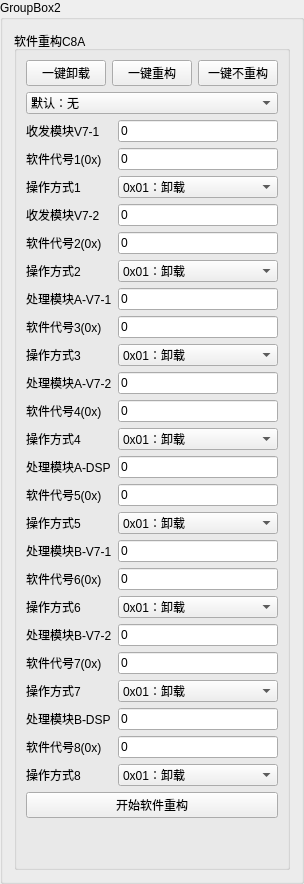
    <widget class="QGroupBox" name="groupBox_11">
     <property name="title">
      <string>GroupBox2</string>
     </property>
     <layout class="QVBoxLayout" name="verticalLayout_10">
      <item>
       <widget class="QGroupBox" name="groupBox_6">
        <property name="title">
         <string>软件重构C8A</string>
        </property>
        <layout class="QVBoxLayout" name="verticalLayout_3">
         <item>
          <layout class="QHBoxLayout" name="horizontalLayout_3">
           <item>
            <widget class="QPushButton" name="pushButton_ykyx">
             <property name="text">
              <string>一键卸载</string>
             </property>
            </widget>
           </item>
           <item>
            <widget class="QPushButton" name="pushButton_yjcg">
             <property name="text">
              <string>一键重构</string>
             </property>
            </widget>
           </item>
           <item>
            <widget class="QPushButton" name="pushButton_yjbcg">
             <property name="text">
              <string>一键不重构</string>
             </property>
            </widget>
           </item>
          </layout>
         </item>
         <item>
          <layout class="QFormLayout" name="formLayout_6">
           <item row="1" column="0">
            <widget class="QLabel" name="label_19">
             <property name="text">
              <string>收发模块V7-1</string>
             </property>
            </widget>
           </item>
           <item row="1" column="1">
            <widget class="QLineEdit" name="lineEdit_xpdh1">
             <property name="text">
              <string>0</string>
             </property>
            </widget>
           </item>
           <item row="2" column="0">
            <widget class="QLabel" name="label_20">
             <property name="text">
              <string>软件代号1(0x)</string>
             </property>
            </widget>
           </item>
           <item row="2" column="1">
            <widget class="QLineEdit" name="lineEdit_rjdh1">
             <property name="text">
              <string>0</string>
             </property>
            </widget>
           </item>
           <item row="3" column="0">
            <widget class="QLabel" name="label_21">
             <property name="text">
              <string>操作方式1</string>
             </property>
            </widget>
           </item>
           <item row="3" column="1">
            <widget class="QComboBox" name="comboBox_czfs1">
             <item>
              <property name="text">
               <string>0x01：卸载</string>
              </property>
             </item>
             <item>
              <property name="text">
               <string>0x02：重构</string>
              </property>
             </item>
             <item>
              <property name="text">
               <string>0x03：不重构</string>
              </property>
             </item>
            </widget>
           </item>
           <item row="4" column="0">
            <widget class="QLabel" name="label_22">
             <property name="text">
              <string>收发模块V7-2</string>
             </property>
            </widget>
           </item>
           <item row="4" column="1">
            <widget class="QLineEdit" name="lineEdit_xpdh2">
             <property name="text">
              <string>0</string>
             </property>
            </widget>
           </item>
           <item row="5" column="0">
            <widget class="QLabel" name="label_23">
             <property name="text">
              <string>软件代号2(0x)</string>
             </property>
            </widget>
           </item>
           <item row="5" column="1">
            <widget class="QLineEdit" name="lineEdit_rjdh2">
             <property name="text">
              <string>0</string>
             </property>
            </widget>
           </item>
           <item row="6" column="0">
            <widget class="QLabel" name="label_24">
             <property name="text">
              <string>操作方式2</string>
             </property>
            </widget>
           </item>
           <item row="6" column="1">
            <widget class="QComboBox" name="comboBox_czfs2">
             <item>
              <property name="text">
               <string>0x01：卸载</string>
              </property>
             </item>
             <item>
              <property name="text">
               <string>0x02：重构</string>
              </property>
             </item>
             <item>
              <property name="text">
               <string>0x03：不重构</string>
              </property>
             </item>
            </widget>
           </item>
           <item row="7" column="0">
            <widget class="QLabel" name="label_25">
             <property name="text">
              <string>处理模块A-V7-1</string>
             </property>
            </widget>
           </item>
           <item row="7" column="1">
            <widget class="QLineEdit" name="lineEdit_xpdh3">
             <property name="text">
              <string>0</string>
             </property>
            </widget>
           </item>
           <item row="8" column="0">
            <widget class="QLabel" name="label_26">
             <property name="text">
              <string>软件代号3(0x)</string>
             </property>
            </widget>
           </item>
           <item row="8" column="1">
            <widget class="QLineEdit" name="lineEdit_rjdh3">
             <property name="text">
              <string>0</string>
             </property>
            </widget>
           </item>
           <item row="9" column="0">
            <widget class="QLabel" name="label_27">
             <property name="text">
              <string>操作方式3</string>
             </property>
            </widget>
           </item>
           <item row="9" column="1">
            <widget class="QComboBox" name="comboBox_czfs3">
             <item>
              <property name="text">
               <string>0x01：卸载</string>
              </property>
             </item>
             <item>
              <property name="text">
               <string>0x02：重构</string>
              </property>
             </item>
             <item>
              <property name="text">
               <string>0x03：不重构</string>
              </property>
             </item>
            </widget>
           </item>
           <item row="10" column="0">
            <widget class="QLabel" name="label_28">
             <property name="text">
              <string>处理模块A-V7-2</string>
             </property>
            </widget>
           </item>
           <item row="10" column="1">
            <widget class="QLineEdit" name="lineEdit_xpdh4">
             <property name="text">
              <string>0</string>
             </property>
            </widget>
           </item>
           <item row="11" column="0">
            <widget class="QLabel" name="label_29">
             <property name="text">
              <string>软件代号4(0x)</string>
             </property>
            </widget>
           </item>
           <item row="11" column="1">
            <widget class="QLineEdit" name="lineEdit_rjdh4">
             <property name="text">
              <string>0</string>
             </property>
            </widget>
           </item>
           <item row="12" column="0">
            <widget class="QLabel" name="label_30">
             <property name="text">
              <string>操作方式4</string>
             </property>
            </widget>
           </item>
           <item row="12" column="1">
            <widget class="QComboBox" name="comboBox_czfs4">
             <item>
              <property name="text">
               <string>0x01：卸载</string>
              </property>
             </item>
             <item>
              <property name="text">
               <string>0x02：重构</string>
              </property>
             </item>
             <item>
              <property name="text">
               <string>0x03：不重构</string>
              </property>
             </item>
            </widget>
           </item>
           <item row="13" column="0">
            <widget class="QLabel" name="label_31">
             <property name="text">
              <string>处理模块A-DSP</string>
             </property>
            </widget>
           </item>
           <item row="13" column="1">
            <widget class="QLineEdit" name="lineEdit_xpdh5">
             <property name="text">
              <string>0</string>
             </property>
            </widget>
           </item>
           <item row="14" column="0">
            <widget class="QLabel" name="label_32">
             <property name="text">
              <string>软件代号5(0x)</string>
             </property>
            </widget>
           </item>
           <item row="14" column="1">
            <widget class="QLineEdit" name="lineEdit_rjdh5">
             <property name="text">
              <string>0</string>
             </property>
            </widget>
           </item>
           <item row="15" column="0">
            <widget class="QLabel" name="label_33">
             <property name="text">
              <string>操作方式5</string>
             </property>
            </widget>
           </item>
           <item row="15" column="1">
            <widget class="QComboBox" name="comboBox_czfs5">
             <item>
              <property name="text">
               <string>0x01：卸载</string>
              </property>
             </item>
             <item>
              <property name="text">
               <string>0x02：重构</string>
              </property>
             </item>
             <item>
              <property name="text">
               <string>0x03：不重构</string>
              </property>
             </item>
            </widget>
           </item>
           <item row="16" column="0">
            <widget class="QLabel" name="label_34">
             <property name="text">
              <string>处理模块B-V7-1</string>
             </property>
            </widget>
           </item>
           <item row="16" column="1">
            <widget class="QLineEdit" name="lineEdit_xpdh6">
             <property name="text">
              <string>0</string>
             </property>
            </widget>
           </item>
           <item row="17" column="0">
            <widget class="QLabel" name="label_35">
             <property name="text">
              <string>软件代号6(0x)</string>
             </property>
            </widget>
           </item>
           <item row="17" column="1">
            <widget class="QLineEdit" name="lineEdit_rjdh6">
             <property name="text">
              <string>0</string>
             </property>
            </widget>
           </item>
           <item row="18" column="0">
            <widget class="QLabel" name="label_36">
             <property name="text">
              <string>操作方式6</string>
             </property>
            </widget>
           </item>
           <item row="18" column="1">
            <widget class="QComboBox" name="comboBox_czfs6">
             <item>
              <property name="text">
               <string>0x01：卸载</string>
              </property>
             </item>
             <item>
              <property name="text">
               <string>0x02：重构</string>
              </property>
             </item>
             <item>
              <property name="text">
               <string>0x03：不重构</string>
              </property>
             </item>
            </widget>
           </item>
           <item row="19" column="0">
            <widget class="QLabel" name="label_37">
             <property name="text">
              <string>处理模块B-V7-2</string>
             </property>
            </widget>
           </item>
           <item row="19" column="1">
            <widget class="QLineEdit" name="lineEdit_xpdh7">
             <property name="text">
              <string>0</string>
             </property>
            </widget>
           </item>
           <item row="20" column="0">
            <widget class="QLabel" name="label_38">
             <property name="text">
              <string>软件代号7(0x)</string>
             </property>
            </widget>
           </item>
           <item row="20" column="1">
            <widget class="QLineEdit" name="lineEdit_rjdh7">
             <property name="text">
              <string>0</string>
             </property>
            </widget>
           </item>
           <item row="21" column="0">
            <widget class="QLabel" name="label_39">
             <property name="text">
              <string>操作方式7</string>
             </property>
            </widget>
           </item>
           <item row="21" column="1">
            <widget class="QComboBox" name="comboBox_czfs7">
             <item>
              <property name="text">
               <string>0x01：卸载</string>
              </property>
             </item>
             <item>
              <property name="text">
               <string>0x02：重构</string>
              </property>
             </item>
             <item>
              <property name="text">
               <string>0x03：不重构</string>
              </property>
             </item>
            </widget>
           </item>
           <item row="22" column="0">
            <widget class="QLabel" name="label_40">
             <property name="text">
              <string>处理模块B-DSP</string>
             </property>
            </widget>
           </item>
           <item row="22" column="1">
            <widget class="QLineEdit" name="lineEdit_xpdh8">
             <property name="text">
              <string>0</string>
             </property>
            </widget>
           </item>
           <item row="23" column="0">
            <widget class="QLabel" name="label_41">
             <property name="text">
              <string>软件代号8(0x)</string>
             </property>
            </widget>
           </item>
           <item row="23" column="1">
            <widget class="QLineEdit" name="lineEdit_rjdh8">
             <property name="text">
              <string>0</string>
             </property>
            </widget>
           </item>
           <item row="24" column="0">
            <widget class="QLabel" name="label_42">
             <property name="text">
              <string>操作方式8</string>
             </property>
            </widget>
           </item>
           <item row="24" column="1">
            <widget class="QComboBox" name="comboBox_czfs8">
             <item>
              <property name="text">
               <string>0x01：卸载</string>
              </property>
             </item>
             <item>
              <property name="text">
               <string>0x02：重构</string>
              </property>
             </item>
             <item>
              <property name="text">
               <string>0x03：不重构</string>
              </property>
             </item>
            </widget>
           </item>
           <item row="25" column="0" colspan="2">
            <widget class="QPushButton" name="pushButton_rjcg">
             <property name="text">
              <string>开始软件重构</string>
             </property>
             <property name="autoRepeatInterval">
              <number>100</number>
             </property>
            </widget>
           </item>
           <item row="0" column="0" colspan="2">
            <widget class="QComboBox" name="comboBox_high">
             <item>
              <property name="text">
               <string>默认：无</string>
              </property>
             </item>
             <item>
              <property name="text">
               <string>高算力1</string>
              </property>
             </item>
             <item>
              <property name="text">
               <string>高算力2</string>
              </property>
             </item>
            </widget>
           </item>
          </layout>
         </item>
         <item>
          <spacer name="verticalSpacer_4">
           <property name="orientation">
            <enum>Qt::Vertical</enum>
           </property>
           <property name="sizeHint" stdset="0">
            <size>
             <width>20</width>
             <height>40</height>
            </size>
           </property>
          </spacer>
         </item>
        </layout>
       </widget>
      </item>
     </layout>
    </widget>
